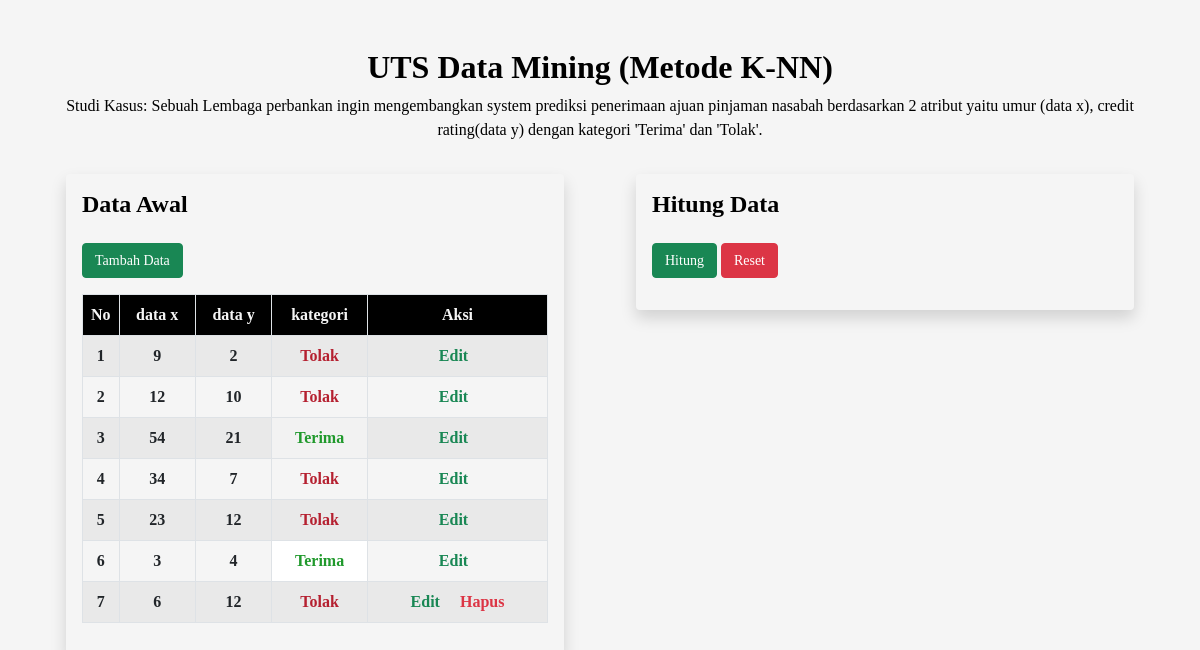
The page / on the database its author committed.
### tables this page shows
CREATE TABLE `tb_data` (
  `id` int(10) NOT NULL,
  `data_x` int(10) NOT NULL,
  `data_y` int(10) NOT NULL,
  `kategori` enum('Terima','Tolak') NOT NULL,
  `hitung` double NOT NULL
);

### index.php (the view, shortened to what this page needs)
<?php require_once('assets/connection.php'); ?>
<!DOCTYPE html>
<html lang="en">
<head>
	<?php require('config/style.php'); ?>
</head>
<body>
	<div id="wrapper">
		<div class="container">
			<h2 class="text-center mt-5 fw-bolder">UTS Data Mining (Metode K-NN)</h2>
			<p class="text-center">Studi Kasus:  Sebuah Lembaga perbankan ingin mengembangkan system prediksi penerimaan ajuan pinjaman nasabah berdasarkan 2 atribut yaitu umur (data x), credit rating(data y) dengan kategori 'Terima' dan 'Tolak'.</b></p>
			<div class="row d-flex justify-content-center">
			<div class="kiri col-sm-12 col-lg-6 mb-3">
				<div class="wrap table-responsive shadow rounded p-3 mt-3 mx-4">
					<h4 class="mb-4 fw-bolder">Data Awal</h4>
					<?php require('komponen/tambah.php'); ?>
					<table class="table table-striped table-bordered responsive-utilities text-center">
						<thead>
							<tr>
								<th scope="col">No</th>
								<th scope="col" class="col-4">data x</th>
								<th scope="col" class="col-4">data y</th>
								<th scope="col" class="col-4">kategori</th>
								<th scope="col" style="min-width: 180px !important;">Aksi</th>
							</tr>
						</thead>
						<tbody>
							<?php
							$query= "SELECT * FROM tb_data";
							$result=mysqli_query($db, $query);
							$queryid = "SELECT * FROM tb_data WHERE id IN (SELECT MAX(id) FROM tb_data)";
							$resultid = mysqli_query($db, $queryid);
							$id_desc = mysqli_fetch_assoc($resultid);
							$i=1;
							foreach ($result as $data) { ?>
								<tr>
									<td><?php echo $i++?></td>
									<td><?php echo $data['data_x']?></td>
									<td><?php echo $data['data_y']?></td>
									<td <?php echo ($data['kategori']=="Terima") ? "style='background-color: #ffff; color: #20992C;'" : "style='background-color: #00000; color: #B52030'" ?>><?php echo $data['kategori']?></td>
									<td class="kategori">
										<a class="text-decoration-none text-success pe-2" data-bs-toggle="modal" data-target="#EditData<?php echo $data['id'] ?>" href="#EditData<?php echo $data['id'] ?>">Edit</a>
										<?php
										if($data['id']==$id_desc['id']) : ?>
										<a class="text-decoration-none text-danger ps-2" data-bs-toggle="modal" data-target="#HapusData<?php echo $data['id'] ?>" href="#HapusData<?php echo $data['id'] ?>">Hapus</a>
										<?php endif ?>
									</td>
								</tr>
							<?php } ?>
						</tbody>
					</table>
				</div>
			</div>
			<div class="kanan col-sm-12 col-lg-6 mb-3">
				<div class="wrap table-responsive shadow rounded p-3 mt-3 mx-4">
					<h4 class="mb-4 fw-bolder">Hitung Data</h4>
					<?php require('komponen/data-test.php'); ?>
					<a class="btn btn-danger mb-3" style="font-size: 14px;" href="index.php">Reset</a>
			</div>
		</div>
	</div>
</body>
</html>

### config/style.php
<link rel="stylesheet" href="assets/bootstrap/css/bootstrap.min.css">
<link rel="stylesheet" href="assets/css/style.css">

### komponen/tambah.php (shortened to what this page needs)
<button type="button" class="btn btn-success mb-3" data-bs-toggle="modal" data-bs-target="#TambahData" style="font-size: 14px;">
  Tambah Data
</button>

### komponen/data-test.php (shortened to what this page needs)
<button type="button" class="btn btn-success mb-3" data-bs-toggle="modal" data-bs-target="#HitungData" style="font-size: 14px;">
  Hitung
</button>

### assets/css/style.css (style rules this page uses)
body { font-family: "Candara"; color: #000000 ; background-color: #f5f5f5; }
th { background-color: #000000 !important; vertical-align: middle; color: #f5f5f5; }
tr { font-weight: bold; }

### rows shown on the page
tb_data: data_x "9", data_y "2", kategori "Tolak"
tb_data: data_x "12", data_y "10", kategori "Tolak"
tb_data: data_x "54", data_y "21", kategori "Terima"
tb_data: data_x "34", data_y "7", kategori "Tolak"
tb_data: data_x "23", data_y "12", kategori "Tolak"
tb_data: data_x "3", data_y "4", kategori "Terima"
tb_data: data_x "6", data_y "12", kategori "Tolak"
